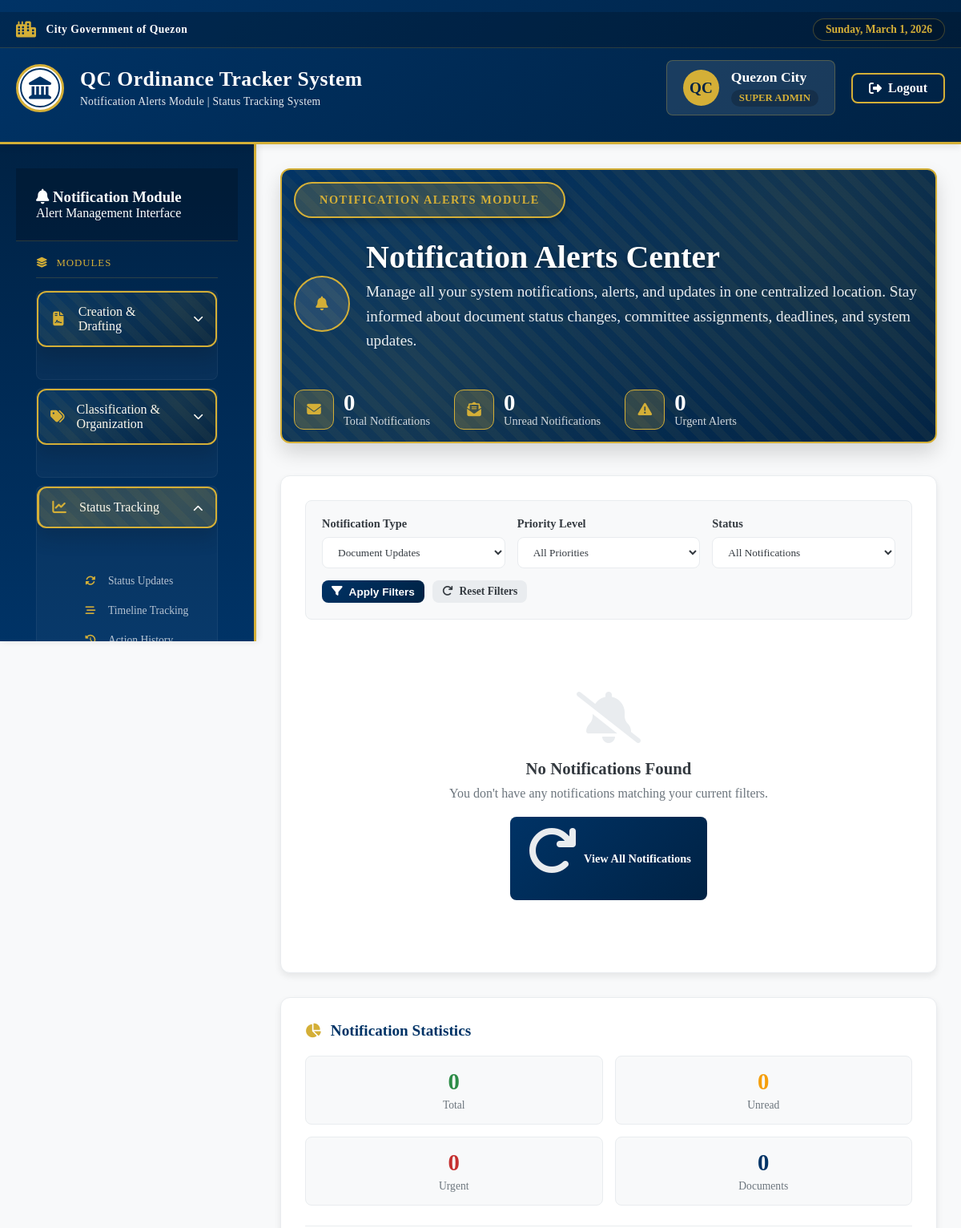
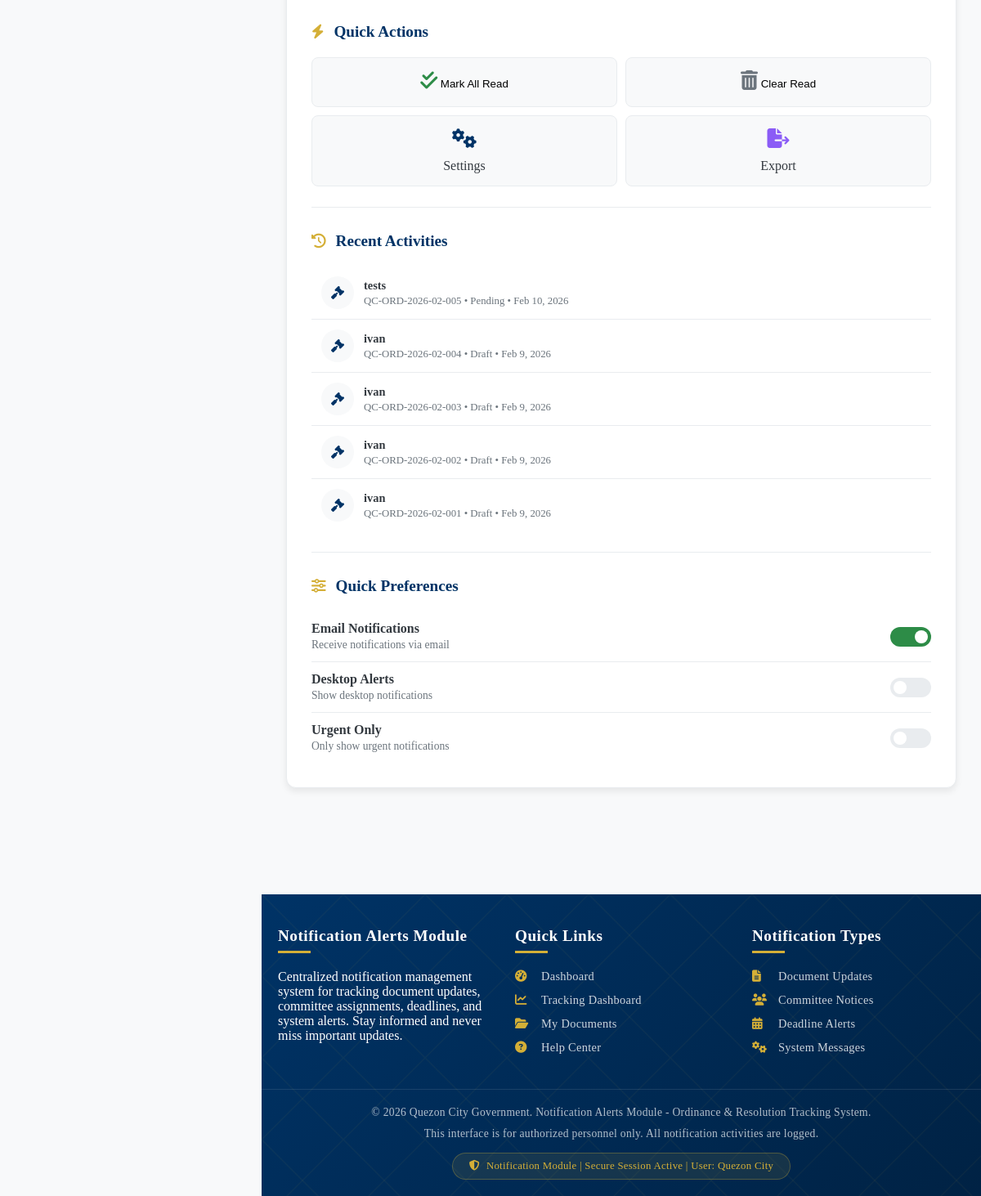
The page /superadmin/notifications.php?type=document (signed in) on the database its author committed (2 pictures, top to bottom).
### tables this page shows
CREATE TABLE `users` (
  `id` int(11) NOT NULL,
  `email` varchar(100) NOT NULL,
  `password` varchar(255) NOT NULL,
  `first_name` varchar(50) NOT NULL,
  `last_name` varchar(50) NOT NULL,
  `role` enum('super_admin','admin','councilor') NOT NULL,
  `department` varchar(100) DEFAULT NULL,
  `is_active` tinyint(1) DEFAULT 1,
  `created_at` timestamp NOT NULL DEFAULT current_timestamp(),
  `last_login` timestamp NULL DEFAULT NULL
);

CREATE TABLE `ordinances` (
  `id` int(11) NOT NULL,
  `ordinance_number` varchar(50) NOT NULL,
  `title` varchar(255) NOT NULL,
  `description` text DEFAULT NULL,
  `status` enum('draft','pending','approved','rejected','implemented') DEFAULT 'draft',
  `created_by` int(11) DEFAULT NULL,
  `approved_by` int(11) DEFAULT NULL,
  `created_at` timestamp NOT NULL DEFAULT current_timestamp(),
  `updated_at` timestamp NOT NULL DEFAULT current_timestamp() ON UPDATE current_timestamp()
);

### superadmin/notifications.php (the view, shortened to what the rows shown need)
<?php
$database = new Database();
$conn = $database->getConnection();
$user_id = $_SESSION['user_id'];
$user_role = $_SESSION['role'];
$query = "SELECT * FROM users WHERE id = :id";
$stmt = $conn->prepare($query);
$stmt->bindParam(':id', $user_id);
$stmt->execute();
$user = $stmt->fetch();
$recent_activities = [];
try {
    $ordinances_query = "SELECT 'ordinance' as doc_type, id, ordinance_number as doc_number, title,
                         status, updated_at, created_by
                  FROM ordinances
                  WHERE created_by = :user_id
                  ORDER BY updated_at DESC
                  LIMIT 5";
    $stmt = $conn->prepare($ordinances_query);
    $stmt->bindParam(':user_id', $user_id);
    $stmt->execute();
    $ordinances = $stmt->fetchAll();
    $resolutions_query = "SELECT 'resolution' as doc_type, id, resolution_number as doc_number, title,
                          status, updated_at, created_by
                   FROM resolutions
                   WHERE created_by = :user_id
                   ORDER BY updated_at DESC
                   LIMIT 5";
    $stmt = $conn->prepare($resolutions_query);
    $stmt->bindParam(':user_id', $user_id);
    $stmt->execute();
    $resolutions = $stmt->fetchAll();
    $recent_activities = array_merge($ordinances, $resolutions);
    usort($recent_activities, function($a, $b) {
        return strtotime($b['updated_at']) - strtotime($a['updated_at']);
    });
    $recent_activities = array_slice($recent_activities, 0, 10);
} catch (PDOException $e) {
    $recent_activities = [];
}
?>
<!DOCTYPE html>
<html lang="en">
<head>
    <link rel="stylesheet" href="https://cdnjs.cloudflare.com/ajax/libs/font-awesome/6.4.0/css/all.min.css">
</head>
<body>
    <header class="government-header">
        <div class="main-header-content">
            <div class="qc-logo-container">
                <div class="site-title-container">
                    <h1>QC Ordinance Tracker System</h1>
                </div>
            </div>
            <div class="user-auth-section">
                <div class="user-welcome-panel">
                    <div class="user-avatar">
                        <?php echo strtoupper(substr($user['first_name'], 0, 1) . substr($user['last_name'], 0, 1)); ?>
                    </div>
                    <div class="user-info">
                        <div class="user-name"><?php echo htmlspecialchars($user['first_name'] . ' ' . $user['last_name']); ?></div>
                        <div class="user-role">
                            <?php echo strtoupper(str_replace('_', ' ', $user_role)); ?>
                        </div>
                    </div>
                </div>
            </div>
        </div>
    </header>
    <div class="main-wrapper">
        <main class="main-content">
            <div class="notifications-container">
                <div class="module-header fade-in">
                    <div class="module-header-content">
                        <div class="module-title-wrapper">
                            <div class="module-title">
                                <h1>Notification Alerts Center</h1>
                            </div>
                        </div>
                    </div>
                </div>
                <div class="notification-dashboard fade-in">
                    <div class="notification-sidebar">
                        <div class="sidebar-widget">
                            <?php if (empty($recent_activities)): ?>
                            <p style="color: var(--gray); text-align: center; padding: 20px 0;">
                                No recent activities
                            </p>
                            <?php else: ?>
                            <ul class="activities-list">
                                <?php foreach ($recent_activities as $activity):
                                    $activity_time = getTimeAgo($activity['updated_at']);
                                    $icon = $activity['doc_type'] === 'ordinance' ? 'fa-gavel' : 'fa-file-signature';
                                    $color = $activity['doc_type'] === 'ordinance' ? 'var(--qc-blue)' : 'var(--qc-green)';
                                ?>
                                <li class="activity-item">
                                    <div class="activity-icon" style="color: <?php echo $color; ?>;">
                                        <i class="fas <?php echo $icon; ?>"></i>
                                    </div>
                                    <div class="activity-content">
                                        <div class="activity-title"><?php echo htmlspecialchars($activity['title']); ?></div>
                                        <div class="activity-meta">
                                            <?php echo htmlspecialchars($activity['doc_number']); ?> •
                                            <?php echo ucfirst($activity['status']); ?> •
                                            <?php echo $activity_time; ?>
                                        </div>
                                    </div>
                                </li>
                                <?php endforeach; ?>
                            </ul>
                            <?php endif; ?>
                        </div>
                    </div>
                </div>
            </div>
        </main>
    </div>
    <footer class="government-footer">
        <div class="copyright">
            <p>&copy; 2026 Quezon City Government. Notification Alerts Module - Ordinance & Resolution Tracking System.</p>
            <p style="margin-top: 10px;">This interface is for authorized personnel only. All notification activities are logged.</p>
            <div class="security-badge">
                <i class="fas fa-shield-alt"></i>
                Notification Module | Secure Session Active | User: <?php echo htmlspecialchars($user['first_name'] . ' ' . $user['last_name']); ?>
            </div>
        </div>
    </footer>
</body>
</html>
<?php
function getTimeAgo($timestamp) {
    $time = strtotime($timestamp);
    $time_diff = time() - $time;
    if ($time_diff < 60) {
        return 'Just now';
    } elseif ($time_diff < 3600) {
        $minutes = floor($time_diff / 60);
        return $minutes . ' minute' . ($minutes > 1 ? 's' : '') . ' ago';
    } elseif ($time_diff < 86400) {
        $hours = floor($time_diff / 3600);
        return $hours . ' hour' . ($hours > 1 ? 's' : '') . ' ago';
    } elseif ($time_diff < 604800) {
        $days = floor($time_diff / 86400);
        return $days . ' day' . ($days > 1 ? 's' : '') . ' ago';
    } else {
        return date('M j, Y', $time);
    }
}
?>

### rows shown on the page
users: first_name+last_name "QC", first_name+last_name "Quezon City"
ordinances: title "tests", ordinance_number "QC-ORD-2026-02-005", status "Pending", updated_at "Feb 10, 2026"
ordinances: title "ivan", ordinance_number "QC-ORD-2026-02-004", status "Draft", updated_at "Feb 9, 2026"
ordinances: title "ivan", ordinance_number "QC-ORD-2026-02-003", status "Draft", updated_at "Feb 9, 2026"
ordinances: title "ivan", ordinance_number "QC-ORD-2026-02-002", status "Draft", updated_at "Feb 9, 2026"
ordinances: title "ivan", ordinance_number "QC-ORD-2026-02-001", status "Draft", updated_at "Feb 9, 2026"

### other values the page prints
str_replace('_', ' ', $user_role) "SUPER ADMIN"
$stats->total "0"
$stats->unread "0"
$stats->urgent_unread "0"
$stats->document_notifications "0"
